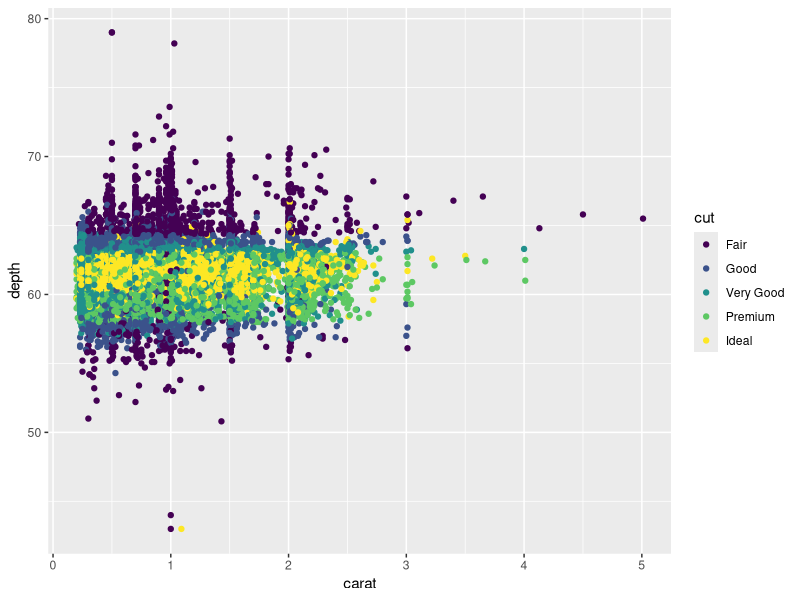

This chart was generated by the following R code:
## ---- chunk 1
library(tidyverse)
data(diamonds)
diamonds.x <- mutate(diamonds, price_INR = price * 80)
ggplot(diamonds.x, mapping = aes(x = carat, y = depth, color = cut)) + geom_point()

